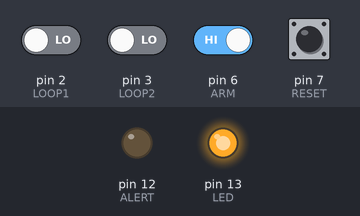
Bench run of a sketch on a simulated Arduino Uno, built with avr-gcc and run on an emulated ATmega328P. Parts: output pins drawn as LEDs (lit = HIGH). Dashed ring = blinking. The test bench sets the inputs (shaded band); at power-on: pin 6 (ARM), pin 7 (RESET) HIGH, pin 2 (LOOP1), pin 3 (LOOP2) LOW.

Above: at 1.3 s.
1.4 s: pin 2 (LOOP1) driven HIGH
At 2.6 s:
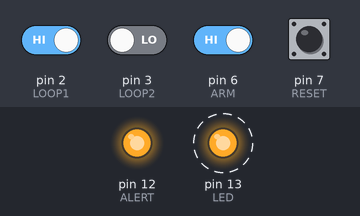
4.4 s: pin 6 (ARM) driven LOW
At 7.1 s:
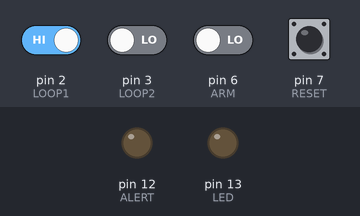
7.4 s: pin 6 (ARM) driven HIGH
At 7.62 s:
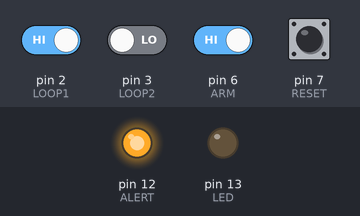
Timing chart, 0 to 16.4 s (numbered marks = the images above; inputs shaded):
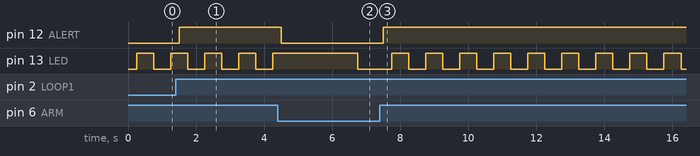

The sketch:

SimpleAlarm.ino
```cpp
// Define the digital I/O pins to use
#define LOOP1  2
#define LOOP2  3
#define ARM     6
#define RESET   7
#define ALERT 12
#define LED     13

#define SLEEPTM 250

#define SLOWFLASH  10
#define FASTFLASH    2

bool arm_state;  // T = armed, F = unarmed
bool alarmed;    // T = in alarm state, F = all quiet
bool led_state;   // control on-board LED

bool loop1state;  // status of sense loop 1
bool loop2state;  // status of sense loop 2
bool in_alarm;     // T = alarm active, F = quiet

int led_cnt;        // flash cycle counter
int flash_rate;    // count divisor

// We will use Arduino's built-in pinMode() function to set the input or output
// behavior of the discrete digital I/O pins
void setup()
{
     // Initialize pins 2, 3, 6, and 7 as digital inputs
     pinMode(LOOP1, INPUT);
     pinMode(LOOP2, INPUT);
     pinMode(ARM, INPUT);
     pinMode(RESET, INPUT);

     // Initialize pins 12 and 13 as a digital outputs
     pinMode(ALERT, OUTPUT);
     pinMode(LED, OUTPUT);

     arm_state = false;
     alarmed   = false;
     led_state = false;

     loop1state = true;
     loop2state = true;
     in_alarm = false;

     led_cnt = 0;
     flash_rate = SLOWFLASH;
     digitalWrite(LED, LOW);
}


void loop()
{
    // Get arm switch value
  arm_state = digitalRead(ARM);
  if (!digitalRead(RESET)) {
    in_alarm = false;
  }

   // If not armed, just loop with a short pause
  if (!arm_state) {
      flash_rate =   SLOWFLASH;
      in_alarm = false;
  }
  else {
      flash_rate =   FASTFLASH;
  }

  // Check the sense loops
  loop1state = digitalRead(LOOP1);
  loop2state = digitalRead(LOOP2);
  if (arm_state) {
    if ((loop1state) || (loop2state)) {
      in_alarm = true;
    }
  }

  if (in_alarm) {
    digitalWrite(ALERT, HIGH);
  }
  else {
      digitalWrite(ALERT, LOW);
  }

  led_cnt++;
  if (!(led_cnt % flash_rate)) {
      led_cnt = 0;
      led_state = !led_state;
      digitalWrite(LED, led_state);
  }

  delay(SLEEPTM);
}
```

Measured:
- after the input at 1.4 s, pin 12 (ALERT): LOW → HIGH after 0.10 s
- after the input at 4.4 s, pin 12 (ALERT): HIGH → LOW after 0.10 s
- after the input at 7.4 s, pin 12 (ALERT): LOW → HIGH after 0.10 s
- by itself, pin 13 (LED): alternates HIGH for 0.50 s and LOW for 0.50 s
